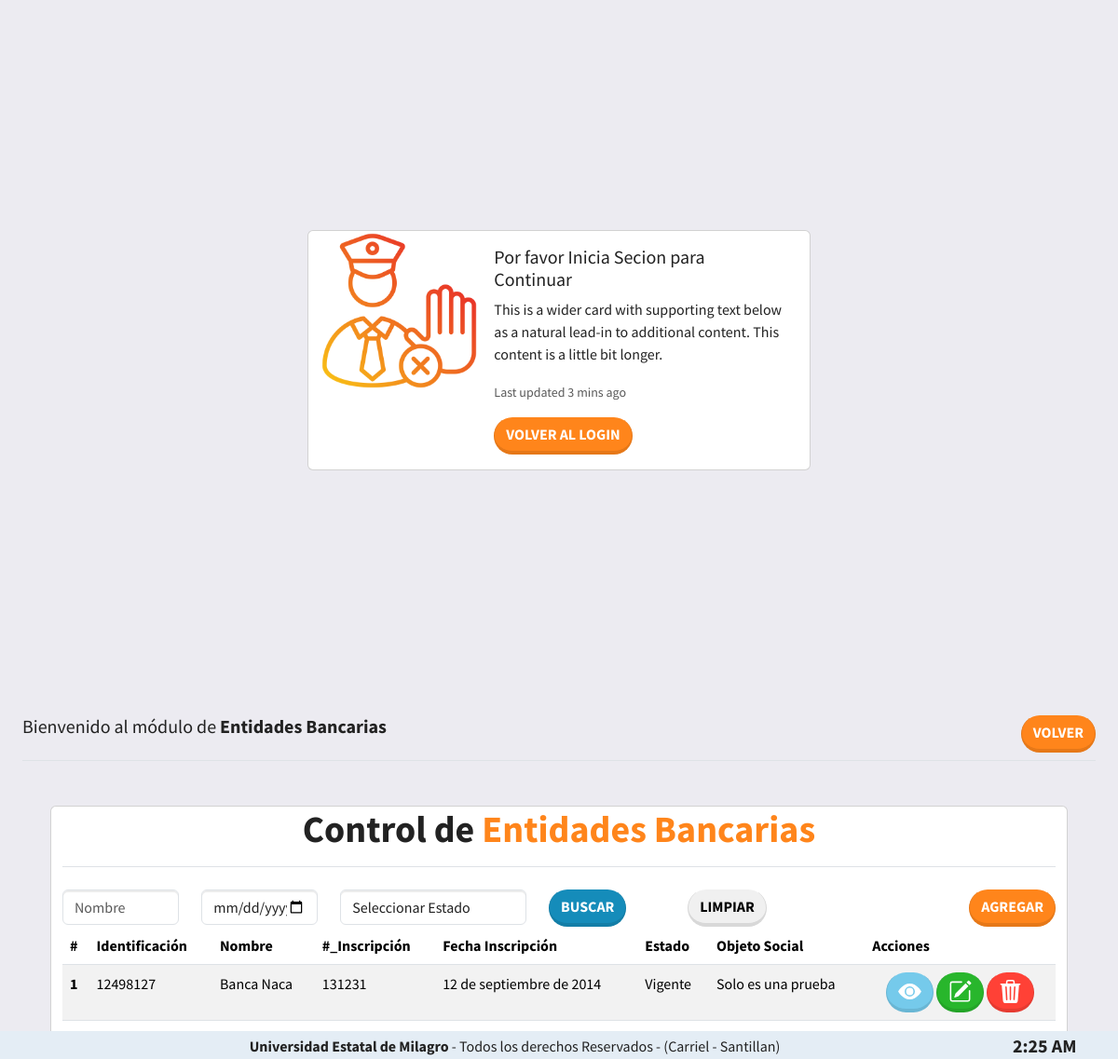
Page /lista_entidad (signed in) on the committed database.
### Apps/App_Principal/models.py (models this page shows, shortened)
class Entidad_Bancaria(models.Model):
    no_identificacin = models.CharField(max_length=20, blank=True, null=False)
    nombre=models.CharField(max_length=100, blank=True, null=False)
    no_inscripcion = models.CharField(max_length=20, blank=True, null=False)
    fecha_inscripcion = models.DateField(blank=False, null=True)
    estado = models.CharField(max_length=20, choices=ESTADOEN, blank=True, null=True)
    id_ciudad = models.ForeignKey(Cuidad, on_delete=models.PROTECT)
    sector = models.CharField(max_length=20, choices=SECTOR, blank=True, null=True)
    sistema = models.CharField(max_length=20, choices=SISTEMA, blank=True, null=True)
    ciiu_operacional = models.ForeignKey(Ciiu_Operacinal, on_delete=models.PROTECT)
    capital_suscrito = models.FloatField(blank=True, null=False)
    capital_autorizado = models.FloatField(blank=True, null=False)
    valor_nominal = models.FloatField(blank=True, null=False)
    objeto_social = models.TextField(max_length=500, blank=True, null=False)
    class Meta:
        verbose_name = "Endidad Bancaria"
        verbose_name_plural = "Endidades Bancarias"
        ordering = ['nombre']

### Apps/App_Admin/views.py (the view)
# urls.py: path('lista_entidad', Lista_Entidad.as_view(), name="lista_entidad"),
class Lista_Entidad(ListView):
    template_name = 'administrador/entidades_bancarias/lista_entidad.html'
    context_object_name = 'entidades'
    model = Entidad_Bancaria
    def get_queryset(self):
        queryset = super().get_queryset()
        nombres = self.request.GET.get('nombres')
        if nombres:
            queryset = queryset.filter(nombre__contains=nombres)
        return queryset
    def get_context_data(self, **kwargs):
        context = super().get_context_data(**kwargs)
        context['voler_login'] = 'login_admin'
        context['titulo'] = 'Entidades Bancarias'
        context['rol'] = 'administrador'
        context['nuevo'] = 'nueva_entidad'
        context['volver'] = 'admin_modulos'
        context['query'] = self.request.GET.get("query") or ""
        return context

### Apps/App_Principal/models.py (called while the page is built)
    def __str__(self):
        return "{}".format(self.ciiu_operacional)

    def __str__(self):
        return "{}".format(self.nombre)

### Apps/App_Principal/templates/administrador/entidades_bancarias/lista_entidad.html (shortened to what this page needs)
{% extends 'lista.html' %}
{% load static %}
{% block tabla %}
	<form method="get">
		<div class="col">
			<div class="d-flex justify-content-end">
				<div class="row me-auto">
					<div class="col-2">
						<input type="text" name="nombres" class="form-control" placeholder="Nombre" value=
								"{{ request.GET.nombres }}">
					</div>
					<div class="col-2">
						<input type="datetime-local" name="fecha" class="form-control" placeholder="Fecha" value=
								"{{ request.GET.fecha_inicio }}">
					</div>
					<div class="col-3">
						<select name="estado" class="form-control">
							<option selected disabled>Seleccionar Estado</option>
						</select>
					</div>
					<div class="col-2">
						<button type="submit" class="btn btn-primary rounded-pill">Buscar</button>
					</div>
					<div class="col-2">
						<a type="button" href="{% url 'lista_permiso' %}"
						   class="btn btn-secondary rounded-pill">Limpiar</a>
					</div>
				</div>
				<a class="btn btn-warning rounded-pill float-end" href="{{ nuevo }}">Agregar</a>
			</div>
		</div>
	</form>
	<table class="table table-striped">
		<thead>
		<tr>
			<th scope="col">#</th>
			<th scope="col">Identificación</th>
			<th scope="col">Nombre</th>
			<th scope="col">#_Inscripción</th>
			<th scope="col">Fecha Inscripción</th>
			<th scope="col">Estado</th>
			<th scope="col">Objeto Social</th>
			<th scope="col">Acciones</th>
		</tr>
		</thead>
		<tbody>
		{% for object in entidades %}
			<tr>
				<th>{{ forloop.counter }}</th>
				<td>{{ object.no_identificacin }}</td>
				<td>{{ object.nombre }}</td>
				<td>{{ object.no_inscripcion }}</td>
				<td>{{ object.fecha_inscripcion }}</td>
				<td>{{ object.estado }}</td>
				<td>{{ object.objeto_social }}</td>
				<td class="text-center">
					<a class="btn btn-info rounded-pill" data-bs-toggle="modal" data-bs-target="#modal{{ object.id }}">
						<svg xmlns="http://www.w3.org/2000/svg" width="25" height="25" fill="currentColor"
						     class="bi bi-eye-fill" viewBox="0 0 16 16">
							<path d="M10.5 8a2.5 2.5 0 1 1-5 0 2.5 2.5 0 0 1 5 0z"/>
							<path d="M0 8s3-5.5 8-5.5S16 8 16 8s-3 5.5-8 5.5S0 8 0 8zm8 3.5a3.5 3.5 0 1 0 0-7 3.5 3.5 0 0 0 0 7z"/>
						</svg>
					</a>
					<a class="btn btn-success rounded-pill" href="{% url 'modificar_entidad' object.id %}">
					</a>
					<a class="btn btn-danger rounded-pill" href="{% url 'eliminar_entidad' object.id %}">
					</a>
				</td>
			</tr>
		{% endfor %}
		</tbody>
	</table>
{% endblock %}

### static/css/estilos.css (style rules this page uses)
body { background-color: #ecebf1; }

### rows in the picture
Entidad_Bancaria: no_identificacin "12498127", nombre "Banca Naca", no_inscripcion "131231", fecha_inscripcion "12 de septiembre de 2014", estado "Vigente", objeto_social "Solo es una prueba"

### other values in the picture
{{ titulo }} "Entidades Bancarias"
